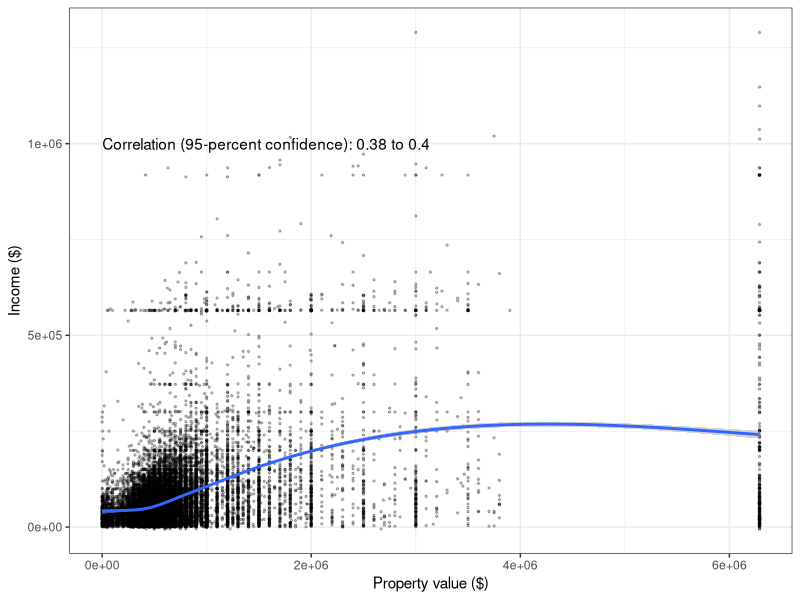
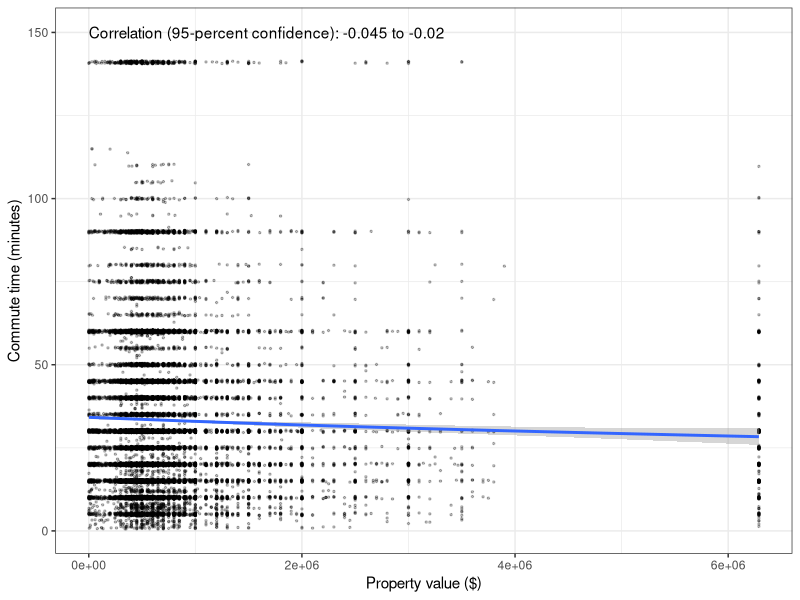
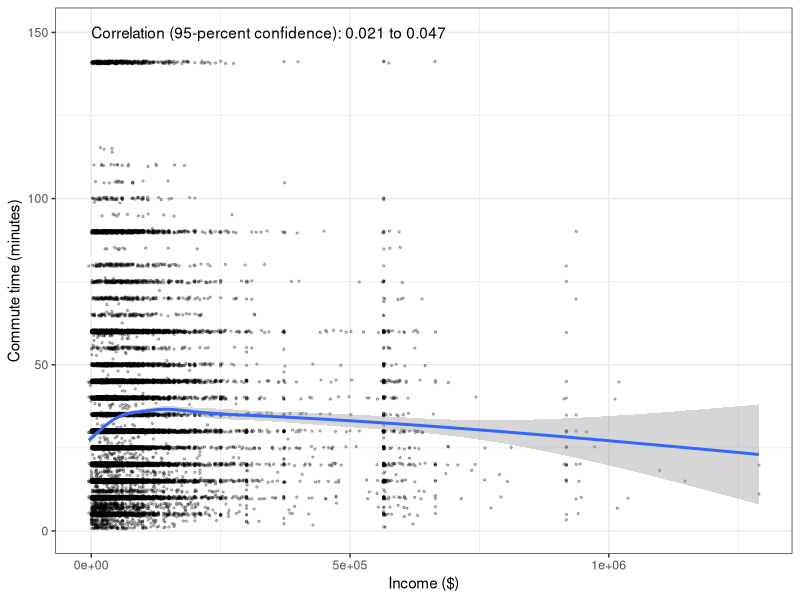
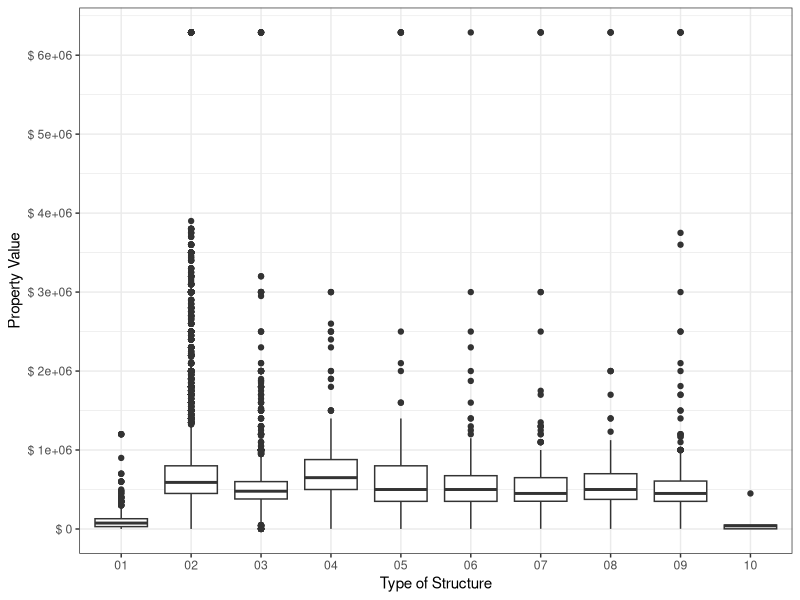
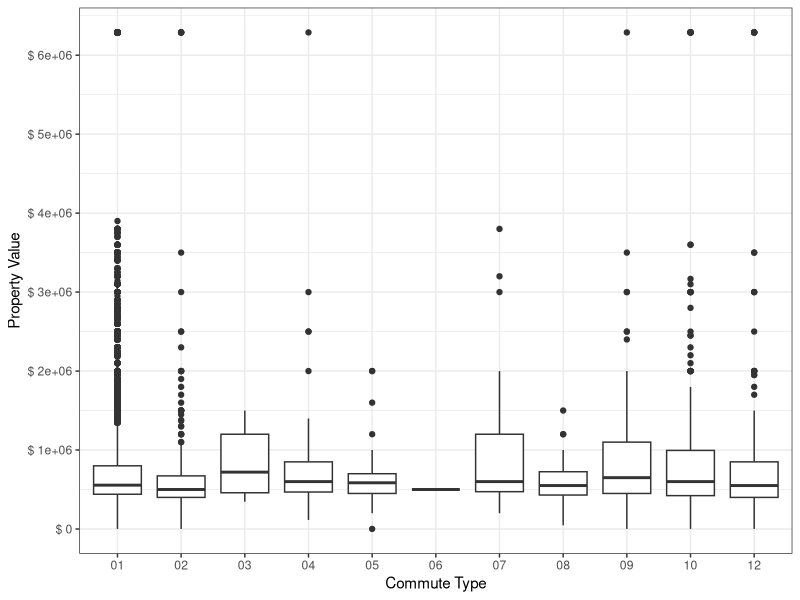
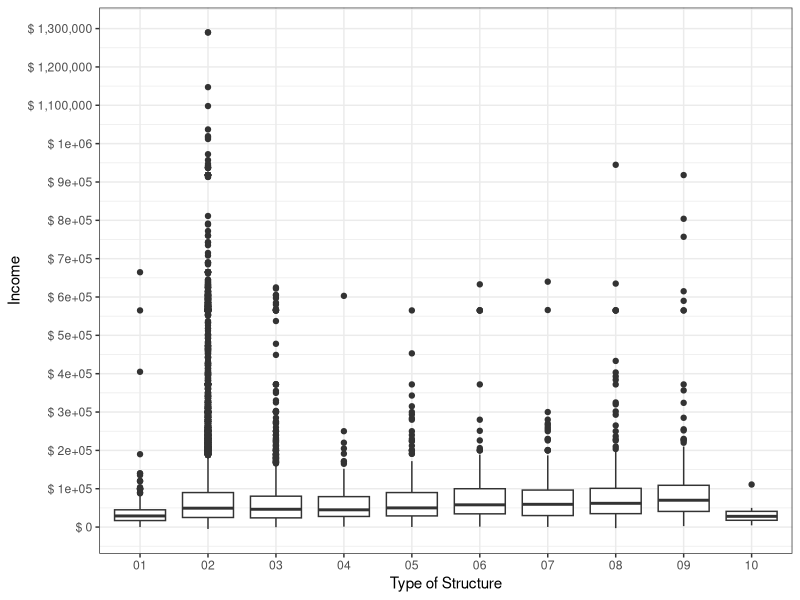
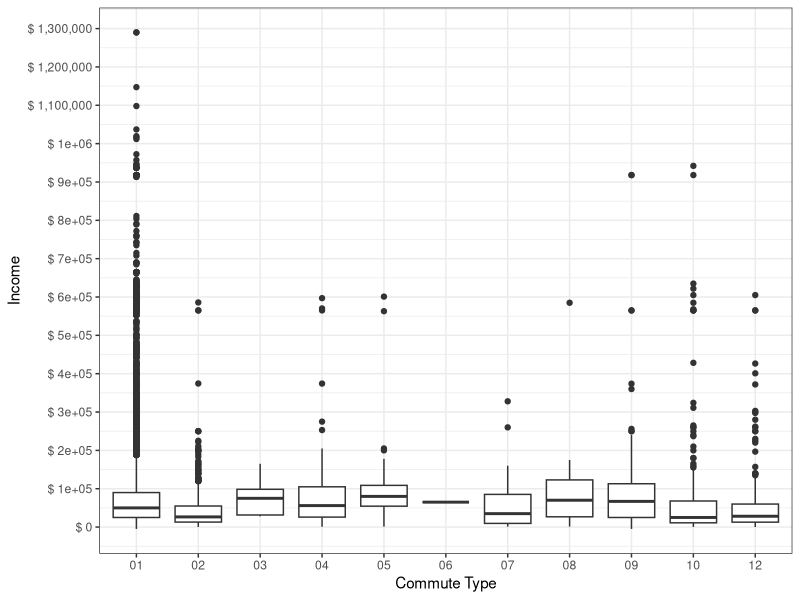
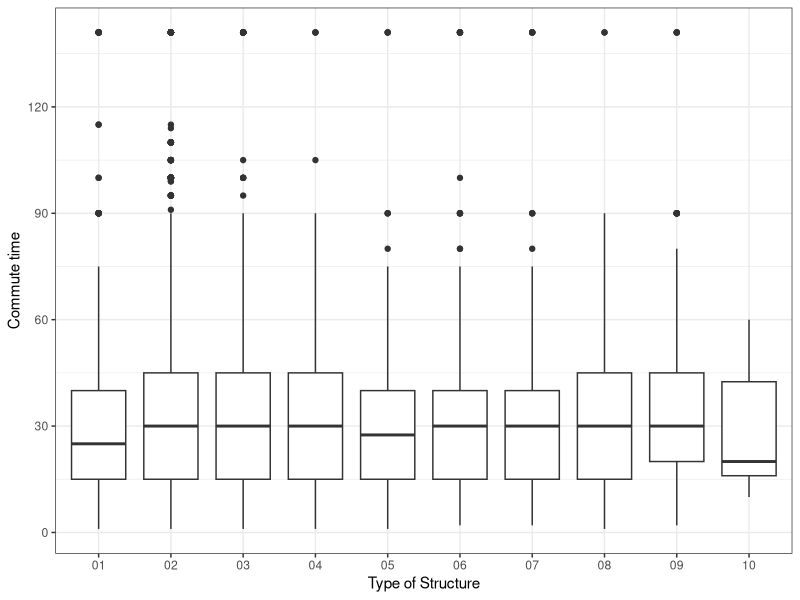

Recreate these plots in R, in order.
## ---- chunk 1
library(tidyverse)
library(ggplot2)
## ---- chunk 2
tract_data <- read_csv("commutersLosAngelesCA2018.csv")
attach(tract_data)
## ---- chunk 3
correlation <- cor.test(VALP, PINCP)

correlation

ggplot(tract_data, aes(x = VALP, y = PINCP)) +
  geom_point(size = 0.5, alpha = 0.25, position = "jitter") +
  geom_smooth() +
  theme_bw() +
  scale_x_continuous(name = "Property value ($)") +
  scale_y_continuous(name = "Income ($)") +
  annotate(geom = "text", x = 0, y = 1000000,
           label = paste("Correlation (95-percent confidence):",
                         prettyNum(correlation$conf.int[1], digits = 2), 
                         "to",
                         prettyNum(correlation$conf.int[2], digits = 2)),
           hjust = 0)
## ---- chunk 4
correlation <- cor.test(VALP, JWMNP)

correlation

ggplot(tract_data, aes(x = VALP, y = JWMNP)) +
  geom_point(size = 0.5, alpha = 0.25, position = "jitter") +
  geom_smooth() +
  theme_bw() +
  scale_x_continuous(name = "Property value ($)") +
  scale_y_continuous(name = "Commute time (minutes)") +
  annotate(geom = "text", x = 0, y = 150,
           label = paste("Correlation (95-percent confidence):",
                         prettyNum(correlation$conf.int[1], digits = 2), 
                         "to",
                         prettyNum(correlation$conf.int[2], digits = 2)),
           hjust = 0)
## ---- chunk 5
correlation <- cor.test(PINCP, JWMNP)

correlation

ggplot(tract_data, aes(x = PINCP, y = JWMNP)) +
  geom_point(size = 0.5, alpha = 0.25, position = "jitter") +
  geom_smooth() +
  theme_bw() +
  scale_x_continuous(name = "Income ($)") +
  scale_y_continuous(name = "Commute time (minutes)") +
  annotate(geom = "text", x = 0, y = 150,
           label = paste("Correlation (95-percent confidence):",
                         prettyNum(correlation$conf.int[1], digits = 2), 
                         "to",
                         prettyNum(correlation$conf.int[2], digits = 2)),
           hjust = 0)
## ---- chunk 6
anova <- aov(VALP ~ BLD)

summary(anova)

differences <- TukeyHSD(anova)

as_tibble(cbind(pair = row.names(differences$BLD),
                differences$BLD))

ggplot(tract_data, aes(x = BLD, y = VALP)) +
  geom_boxplot() +
  theme_bw() +
  scale_x_discrete(name = "Type of Structure") +
  scale_y_continuous(name = "Property Value", 
                     breaks = seq(0, 6000000, by = 1000000),
                     labels = paste("$", 
                                    prettyNum(seq(0, 6000000, by = 1000000),
                                              big.mark = ","))) 
## ---- chunk 7
anova <- aov(VALP ~ JWTR)

summary(anova)

differences <- TukeyHSD(anova)

as_tibble(cbind(pair = row.names(differences$JWTR),
                differences$JWTR))

ggplot(tract_data, aes(x = JWTR, y = VALP)) +
  geom_boxplot() +
  theme_bw() +
  scale_x_discrete(name = "Commute Type") +
  scale_y_continuous(name = "Property Value", 
                     breaks = seq(0, 6000000, by = 1000000),
                     labels = paste("$", 
                                    prettyNum(seq(0, 6000000, by = 1000000),
                                              big.mark = ","))) 
## ---- chunk 8
anova <- aov(PINCP ~ BLD)

summary(anova)

differences <- TukeyHSD(anova)

as_tibble(cbind(pair = row.names(differences$BLD),
                differences$BLD))

ggplot(tract_data, aes(x = BLD, y = PINCP)) +
  geom_boxplot() +
  theme_bw() +
  scale_x_discrete(name = "Type of Structure") +
  scale_y_continuous(name = "Income", 
                     breaks = seq(0, 1500000, by = 100000),
                     labels = paste("$", 
                                    prettyNum(seq(0, 1500000, by = 100000),
                                              big.mark = ","))) 
## ---- chunk 9
anova <- aov(PINCP ~ JWTR)

summary(anova)

differences <- TukeyHSD(anova)

as_tibble(cbind(pair = row.names(differences$JWTR),
                differences$JWTR))

ggplot(tract_data, aes(x = JWTR, y = PINCP)) +
  geom_boxplot() +
  theme_bw() +
  scale_x_discrete(name = "Commute Type") +
  scale_y_continuous(name = "Income", 
                     breaks = seq(0, 1500000, by = 100000),
                     labels = paste("$", 
                                    prettyNum(seq(0, 1500000, by = 100000),
                                              big.mark = ","))) 
## ---- chunk 10
anova <- aov(JWMNP ~ BLD)

summary(anova)

differences <- TukeyHSD(anova)

as_tibble(cbind(pair = row.names(differences$BLD),
                differences$BLD))

ggplot(tract_data, aes(x = BLD, y = JWMNP)) +
  geom_boxplot() +
  theme_bw() +
  scale_x_discrete(name = "Type of Structure") +
  scale_y_continuous(name = "Commute time", 
                     breaks = seq(0, 150, by = 30)) 
## ---- chunk 11
anova <- aov(JWMNP ~ JWTR)

summary(anova)

differences <- TukeyHSD(anova)

as_tibble(cbind(pair = row.names(differences$JWTR),
                differences$JWTR))

ggplot(tract_data, aes(x = JWTR, y = JWMNP)) +
  geom_boxplot() +
  theme_bw() +
  scale_x_discrete(name = "Commute Type") +
  scale_y_continuous(name = "Commute time", 
                     breaks = seq(0, 150, by = 30)) 
## ---- chunk 12
chi_sq <- chisq.test(BLD, JWTR) 

chi_sq

chi_sq$observed
